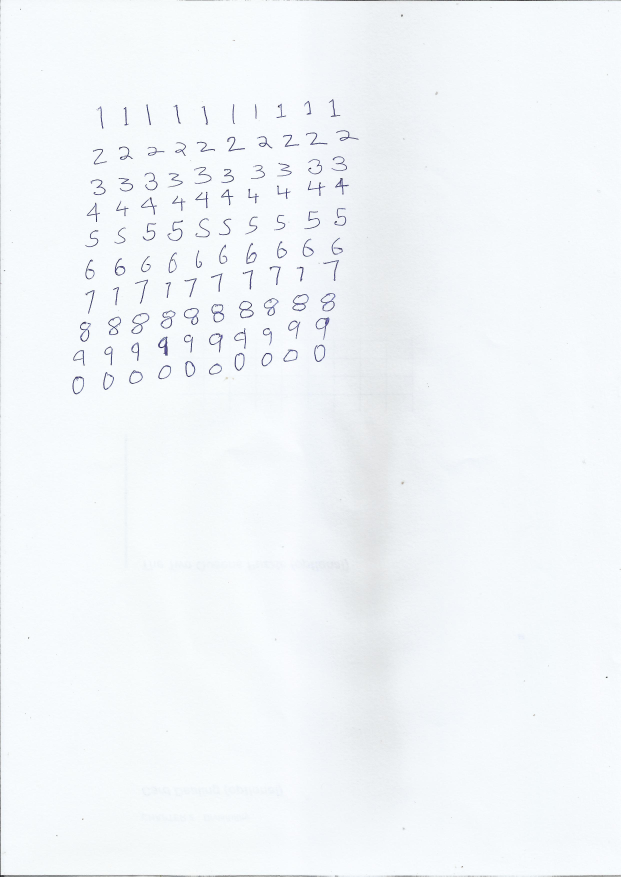
#> input picture Python-Custom-Digit-Recognition-master/custom_train_digits.jpg, 2481 x 3507 px (shown at 1/4 size)
$ python NEW_digit_recog.py   (older library calls are emulated)
#> lines starting #> are read from the running program, lines starting #| are printed output that depends on the picture; after the words box and inside, x2 and y2 are one past the last pixel; in counts of white or black regions, pixels touching at a corner belong together
# -*- coding: utf-8 -*-
"""
Created on Sat Nov 21 14:38:53 2015

@author: Pavitrakumar

"""

import numpy as np
from scipy.misc.pilutil import imresize
import cv2 #version 3.2.0
from skimage.feature import hog
from matplotlib import pyplot as plt
from sklearn.model_selection import train_test_split
from sklearn.metrics import accuracy_score
from sklearn.utils import shuffle

DIGIT_WIDTH = 10
DIGIT_HEIGHT = 20
IMG_HEIGHT = 28
IMG_WIDTH = 28
CLASS_N = 10 # 0-9

#This method splits the input training image into small cells (of a single digit) and uses these cells as training data.
#The default training image (MNIST) is a 1000x1000 size image and each digit is of size 10x20. so we divide 1000/10 horizontally and 1000/20 vertically.
# [30 lines left out: functions split2d, load_digits, pixels_to_hog_20, not called in this run]

#define a custom model in a similar class wrapper with train and predict methods
class KNN_MODEL():
    def __init__(self, k = 3):
        self.k = k
        self.model = cv2.ml.KNearest_create()

    def train(self, samples, responses):
        self.model.train(samples, cv2.ml.ROW_SAMPLE, responses)

    def predict(self, samples):
        retval, results, neigh_resp, dists = self.model.findNearest(samples, self.k)
        return results.ravel()

class SVM_MODEL():
    # [7 lines left out: function __init__, not called in this run]

    def train(self, samples, responses):
        self.model.train(samples, cv2.ml.ROW_SAMPLE, responses)

    def predict(self, samples):
        results = self.model.predict(samples.reshape(-1,self.features))
        return results[1].ravel()


def get_digits(contours, hierarchy):
    hierarchy = hierarchy[0]
    bounding_rectangles = [cv2.boundingRect(ctr) for ctr in contours]
    final_bounding_rectangles = []
    #find the most common heirarchy level - that is where our digits's bounding boxes are
    u, indices = np.unique(hierarchy[:,-1], return_inverse=True)
    most_common_heirarchy = u[np.argmax(np.bincount(indices))]

    for r,hr in zip(bounding_rectangles, hierarchy):
        x,y,w,h = r
        #this could vary depending on the image you are trying to predict
        #we are trying to extract ONLY the rectangles with images in it (this is a very simple way to do it)
        #we use heirarchy to extract only the boxes that are in the same global level - to avoid digits inside other digits
        #ex: there could be a bounding box inside every 6,9,8 because of the loops in the number's appearence - we don't want that.
        #read more about it here: https://docs.opencv.org/trunk/d9/d8b/tutorial_py_contours_hierarchy.html
        if ((w*h)>250) and (10 <= w <= 200) and (10 <= h <= 200) and hr[3] == most_common_heirarchy:
            final_bounding_rectangles.append(r)

    return final_bounding_rectangles


# [35 lines left out: function proc_user_img, not called in this run]


def get_contour_precedence(contour, cols):
    return contour[1] * cols + contour[0]  #row-wise ordering


#this function processes a custom training image
#see example : custom_train.digits.jpg
#if you want to use your own, it should be in a similar format
def load_digits_custom(img_file):
#> called with img_file = 'custom_train_digits.jpg'
    train_data = []
    train_target = []
    start_class = 1
    im = cv2.imread(img_file)
#> im is the input picture: shape (3507, 2481, 3); mean B, G, R 249.2, 246.2, 242.3
    imgray = cv2.cvtColor(im,cv2.COLOR_BGR2GRAY)
    plt.imshow(imgray)
    kernel = np.ones((5,5),np.uint8)

    ret,thresh = cv2.threshold(imgray,127,255,0)
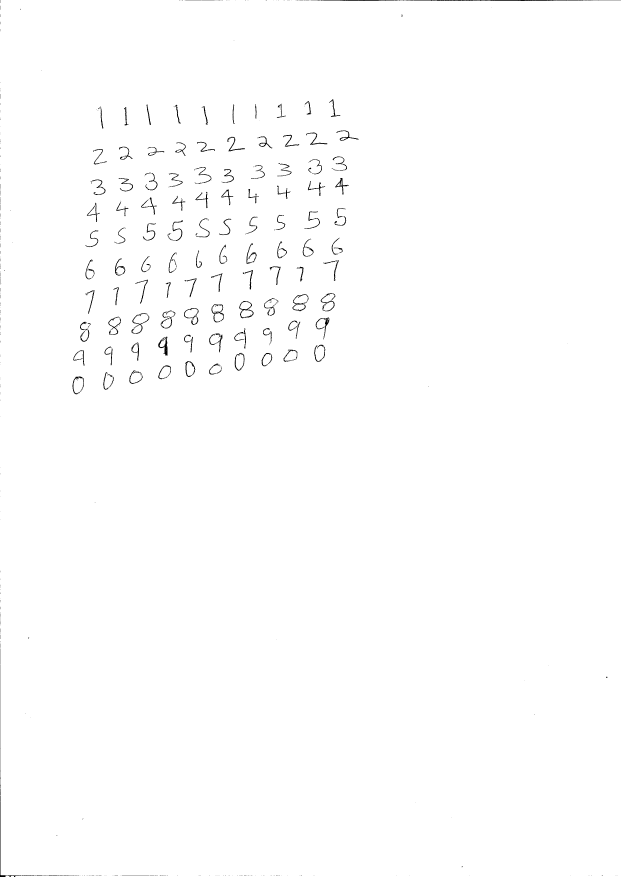
#> thresh: shape (3507, 2481) (shown at 1/4 size); 99.4% white; 577 black regions (433 under 20 px), largest, box (x1, y1, x2, y2) and area: (1242, 0, 2481, 4) 2789, (0, 2657, 297, 3507) 1799, (633, 1347, 670, 1423) 1005
    thresh = cv2.erode(thresh,kernel,iterations = 1)
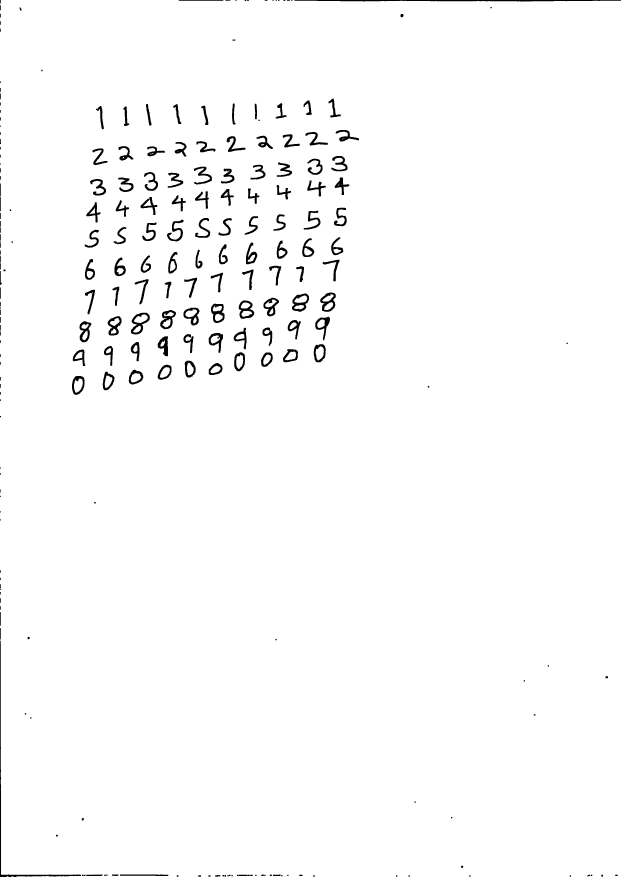
#> thresh: shape (3507, 2481) (shown at 1/4 size); 98.3% white; 242 black regions (18 under 20 px), largest, box (x1, y1, x2, y2) and area: (1178, 0, 2481, 6) 5683, (0, 2572, 324, 3507) 5172, (524, 1251, 599, 1338) 2335
    thresh = cv2.dilate(thresh,kernel,iterations = 1)
#> thresh: shape (3507, 2481); 99.3% white; 257 black regions (134 under 20 px)
    thresh = cv2.erode(thresh,kernel,iterations = 1)

    contours,hierarchy = cv2.findContours(thresh, cv2.RETR_TREE, cv2.CHAIN_APPROX_SIMPLE)
#> contours = 226 contours, 12 with area under 20; largest, box (x1, y1, x2, y2) and area: (0, 0, 2481, 3507) 8679563, (523, 1250, 600, 1339) 4200, (1167, 1173, 1237, 1248) 3766, (1280, 1169, 1344, 1248) 3652, (954, 1201, 1018, 1276) 3553
    digits_rectangles = get_digits(contours,hierarchy)  #rectangles of bounding the digits in user image
#> in get_digits, `bounding_rectangles = [cv2.boundingRect(ctr) for ctr in contours]`: bounding_rectangles = 226 items, first 6: (45, 3505, 9, 2), (26, 3504, 10, 3), (0, 0, 2481, 3507), (2278, 3500, 7, 7), (1876, 3500, 7, 7), (1633, 3500, 7, 7)
#> in get_digits, `u, indices = np.unique(hierarchy[:,-1], return_inverse=True)`: u = 46 values from -1 to 207; indices = 226 values, max 45 at index 208, min 0 at index 0, mean 7.3
#> in get_digits, `most_common_heirarchy = u[np.argmax(np.bincount(indices))]`: most_common_heirarchy = 2
#> the loop in get_digits, `for r,hr in zip(bounding_rectangles, hierarchy):` made 226 passes
#> (hr, x, y, w, h) on passes 1 to 3: ([1, -1, -1, -1], 45, 3505, 9, 2), ([2, 0, -1, -1], 26, 3504, 10, 3), ([-1, 1, 3, -1], 0, 0, 2481, 3507)
#> after the loop in get_digits, `for r,hr in zip(bounding_rectangles, hierarchy):`: final_bounding_rectangles = 100 items, first 6: (287, 1503, 52, 77), (410, 1486, 49, 76), (514, 1478, 60, 61), (630, 1458, 57, 62), (834, 1451, 57, 50), (738, 1442, 46, 69)
#> digits_rectangles has the same summary as final_bounding_rectangles in get_digits

    #sort rectangles accoring to x,y pos so that we can label them
    digits_rectangles.sort(key=lambda x:get_contour_precedence(x, im.shape[1]))

    for index,rect in enumerate(digits_rectangles):
        x,y,w,h = rect
        cv2.rectangle(im,(x,y),(x+w,y+h),(0,255,0),2)
        im_digit = imgray[y:y+h,x:x+w]
        im_digit = (255-im_digit)

        im_digit = imresize(im_digit,(IMG_WIDTH, IMG_HEIGHT))
        train_data.append(im_digit)
        train_target.append(start_class%10)

        if index>0 and (index+1) % 10 == 0:
            start_class += 1
#> this loop made 1 pass
#> (x, y, w, h) on pass 1: (1313, 394, 51, 77)
#> pass 1, in load_digits_custom, `im_digit = imgray[y:y+h,x:x+w]`:
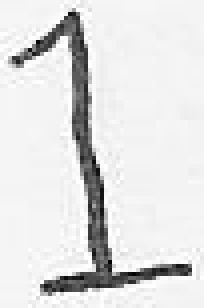
#> im_digit: shape (77, 51) (shown 4 times larger); min 2, max 254, mean 224
#> pass 1, in load_digits_custom, `im_digit = (255-im_digit)`:
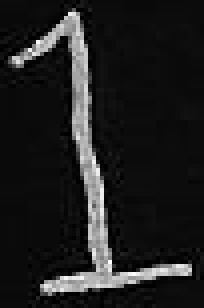
#> im_digit: shape (77, 51) (shown 4 times larger); min 1, max 253, mean 31
#> after the loop, start_class = 1; train_data = []; train_target = []
    cv2.imwrite("training_box_overlay.png",im)

    return np.array(train_data), np.array(train_target)

#------------------data preparation--------------------------------------------

TRAIN_MNIST_IMG = 'digits.png'
TRAIN_USER_IMG = 'custom_train_digits.jpg'
TEST_USER_IMG = '1.jpg'

#digits, labels = load_digits(TRAIN_MNIST_IMG) #original MNIST data (not good detection)
#> (the run stopped early here; a loop or call above may not have finished)
